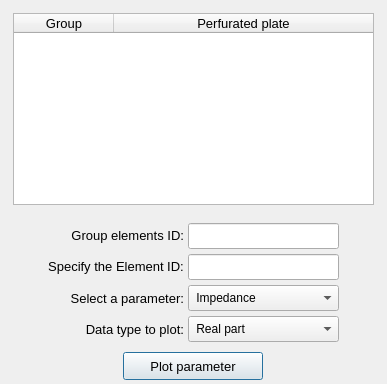
        <widget class="QWidget" name="tab_preview">
         <property name="enabled">
          <bool>true</bool>
         </property>
         <attribute name="title">
          <string>Preview</string>
         </attribute>
         <layout class="QGridLayout" name="gridLayout_12">
          <property name="leftMargin">
           <number>4</number>
          </property>
          <property name="topMargin">
           <number>4</number>
          </property>
          <property name="rightMargin">
           <number>4</number>
          </property>
          <property name="bottomMargin">
           <number>4</number>
          </property>
          <property name="spacing">
           <number>4</number>
          </property>
          <item row="2" column="0">
           <widget class="QFrame" name="frame_4">
            <property name="maximumSize">
             <size>
              <width>16777215</width>
              <height>42</height>
             </size>
            </property>
            <property name="frameShape">
             <enum>QFrame::NoFrame</enum>
            </property>
            <property name="frameShadow">
             <enum>QFrame::Raised</enum>
            </property>
            <layout class="QGridLayout" name="gridLayout_8">
             <property name="leftMargin">
              <number>0</number>
             </property>
             <property name="topMargin">
              <number>0</number>
             </property>
             <property name="rightMargin">
              <number>0</number>
             </property>
             <property name="bottomMargin">
              <number>0</number>
             </property>
             <property name="spacing">
              <number>0</number>
             </property>
             <item row="0" column="0">
              <widget class="QPushButton" name="pushButton_plot_parameter">
               <property name="minimumSize">
                <size>
                 <width>140</width>
                 <height>28</height>
                </size>
               </property>
               <property name="maximumSize">
                <size>
                 <width>140</width>
                 <height>28</height>
                </size>
               </property>
               <property name="font">
                <font>
                 <family>MS Shell Dlg 2</family>
                 <pointsize>10</pointsize>
                 <weight>50</weight>
                 <italic>false</italic>
                 <bold>false</bold>
                </font>
               </property>
               <property name="styleSheet">
                <string notr="true"/>
               </property>
               <property name="text">
                <string>Plot parameter</string>
               </property>
               <property name="autoDefault">
                <bool>false</bool>
               </property>
               <property name="default">
                <bool>true</bool>
               </property>
              </widget>
             </item>
            </layout>
           </widget>
          </item>
          <item row="1" column="0">
           <widget class="QFrame" name="frame_3">
            <property name="minimumSize">
             <size>
              <width>0</width>
              <height>130</height>
             </size>
            </property>
            <property name="maximumSize">
             <size>
              <width>16777215</width>
              <height>160</height>
             </size>
            </property>
            <property name="frameShape">
             <enum>QFrame::NoFrame</enum>
            </property>
            <property name="frameShadow">
             <enum>QFrame::Raised</enum>
            </property>
            <layout class="QGridLayout" name="gridLayout_7">
             <property name="leftMargin">
              <number>4</number>
             </property>
             <property name="topMargin">
              <number>4</number>
             </property>
             <property name="rightMargin">
              <number>4</number>
             </property>
             <property name="bottomMargin">
              <number>4</number>
             </property>
             <property name="spacing">
              <number>4</number>
             </property>
             <item row="2" column="2">
              <widget class="QComboBox" name="comboBox_parameter_to_plot">
               <property name="minimumSize">
                <size>
                 <width>0</width>
                 <height>26</height>
                </size>
               </property>
               <property name="maximumSize">
                <size>
                 <width>16777215</width>
                 <height>26</height>
                </size>
               </property>
               <item>
                <property name="text">
                 <string> Impedance</string>
                </property>
               </item>
               <item>
                <property name="text">
                 <string> Absorption coefficient</string>
                </property>
               </item>
              </widget>
             </item>
             <item row="2" column="1">
              <widget class="QLabel" name="label_7">
               <property name="minimumSize">
                <size>
                 <width>0</width>
                 <height>26</height>
                </size>
               </property>
               <property name="maximumSize">
                <size>
                 <width>16777215</width>
                 <height>26</height>
                </size>
               </property>
               <property name="font">
                <font>
                 <family>MS Shell Dlg 2</family>
                 <pointsize>10</pointsize>
                 <weight>50</weight>
                 <italic>false</italic>
                 <bold>false</bold>
                </font>
               </property>
               <property name="text">
                <string>Select a parameter:</string>
               </property>
               <property name="alignment">
                <set>Qt::AlignRight|Qt::AlignTrailing|Qt::AlignVCenter</set>
               </property>
              </widget>
             </item>
             <item row="1" column="0">
              <spacer name="horizontalSpacer_11">
               <property name="orientation">
                <enum>Qt::Horizontal</enum>
               </property>
               <property name="sizeHint" stdset="0">
                <size>
                 <width>40</width>
                 <height>20</height>
                </size>
               </property>
              </spacer>
             </item>
             <item row="1" column="3">
              <spacer name="horizontalSpacer_10">
               <property name="orientation">
                <enum>Qt::Horizontal</enum>
               </property>
               <property name="sizeHint" stdset="0">
                <size>
                 <width>40</width>
                 <height>20</height>
                </size>
               </property>
              </spacer>
             </item>
             <item row="3" column="2">
              <widget class="QComboBox" name="comboBox_data_type">
               <property name="minimumSize">
                <size>
                 <width>0</width>
                 <height>26</height>
                </size>
               </property>
               <property name="maximumSize">
                <size>
                 <width>16777215</width>
                 <height>26</height>
                </size>
               </property>
               <item>
                <property name="text">
                 <string> Real part</string>
                </property>
               </item>
               <item>
                <property name="text">
                 <string> Imaginary part</string>
                </property>
               </item>
              </widget>
             </item>
             <item row="1" column="1">
              <widget class="QLabel" name="label_3">
               <property name="minimumSize">
                <size>
                 <width>0</width>
                 <height>25</height>
                </size>
               </property>
               <property name="maximumSize">
                <size>
                 <width>16777215</width>
                 <height>25</height>
                </size>
               </property>
               <property name="font">
                <font>
                 <family>MS Shell Dlg 2</family>
                 <pointsize>10</pointsize>
                 <weight>50</weight>
                 <italic>false</italic>
                 <bold>false</bold>
                </font>
               </property>
               <property name="text">
                <string>Specify the Element ID:</string>
               </property>
               <property name="alignment">
                <set>Qt::AlignCenter</set>
               </property>
              </widget>
             </item>
             <item row="1" column="2">
              <widget class="QLineEdit" name="lineEdit_specify_element_id">
               <property name="minimumSize">
                <size>
                 <width>108</width>
                 <height>26</height>
                </size>
               </property>
               <property name="maximumSize">
                <size>
                 <width>16777215</width>
                 <height>26</height>
                </size>
               </property>
               <property name="font">
                <font>
                 <family>Arial</family>
                 <pointsize>10</pointsize>
                 <weight>50</weight>
                 <italic>false</italic>
                 <bold>false</bold>
                </font>
               </property>
               <property name="styleSheet">
                <string notr="true"/>
               </property>
               <property name="text">
                <string/>
               </property>
               <property name="alignment">
                <set>Qt::AlignCenter</set>
               </property>
              </widget>
             </item>
             <item row="0" column="1">
              <widget class="QLabel" name="label_4">
               <property name="minimumSize">
                <size>
                 <width>0</width>
                 <height>25</height>
                </size>
               </property>
               <property name="maximumSize">
                <size>
                 <width>16777215</width>
                 <height>25</height>
                </size>
               </property>
               <property name="font">
                <font>
                 <family>MS Shell Dlg 2</family>
                 <pointsize>10</pointsize>
                 <weight>50</weight>
                 <italic>false</italic>
                 <bold>false</bold>
                </font>
               </property>
               <property name="styleSheet">
                <string notr="true"/>
               </property>
               <property name="text">
                <string>Group elements ID:</string>
               </property>
               <property name="alignment">
                <set>Qt::AlignRight|Qt::AlignTrailing|Qt::AlignVCenter</set>
               </property>
              </widget>
             </item>
             <item row="3" column="1">
              <widget class="QLabel" name="label_6">
               <property name="minimumSize">
                <size>
                 <width>0</width>
                 <height>26</height>
                </size>
               </property>
               <property name="maximumSize">
                <size>
                 <width>16777215</width>
                 <height>26</height>
                </size>
               </property>
               <property name="font">
                <font>
                 <family>MS Shell Dlg 2</family>
                 <pointsize>10</pointsize>
                 <weight>50</weight>
                 <italic>false</italic>
                 <bold>false</bold>
                </font>
               </property>
               <property name="text">
                <string>Data type to plot:</string>
               </property>
               <property name="alignment">
                <set>Qt::AlignRight|Qt::AlignTrailing|Qt::AlignVCenter</set>
               </property>
              </widget>
             </item>
             <item row="0" column="2">
              <widget class="QLineEdit" name="lineEdit_element_id_plot">
               <property name="minimumSize">
                <size>
                 <width>108</width>
                 <height>26</height>
                </size>
               </property>
               <property name="maximumSize">
                <size>
                 <width>16777215</width>
                 <height>26</height>
                </size>
               </property>
               <property name="font">
                <font>
                 <family>Arial</family>
                 <pointsize>10</pointsize>
                 <weight>50</weight>
                 <italic>false</italic>
                 <bold>false</bold>
                </font>
               </property>
               <property name="styleSheet">
                <string notr="true"/>
               </property>
               <property name="text">
                <string/>
               </property>
               <property name="alignment">
                <set>Qt::AlignCenter</set>
               </property>
              </widget>
             </item>
            </layout>
           </widget>
          </item>
          <item row="0" column="0">
           <widget class="QFrame" name="frame_7">
            <property name="maximumSize">
             <size>
              <width>16777215</width>
              <height>240</height>
             </size>
            </property>
            <property name="frameShape">
             <enum>QFrame::NoFrame</enum>
            </property>
            <property name="frameShadow">
             <enum>QFrame::Raised</enum>
            </property>
            <layout class="QGridLayout" name="gridLayout_10">
             <item row="0" column="0">
              <widget class="QTreeWidget" name="treeWidget_perforated_plate_preview">
               <property name="minimumSize">
                <size>
                 <width>0</width>
                 <height>0</height>
                </size>
               </property>
               <property name="maximumSize">
                <size>
                 <width>400</width>
                 <height>400</height>
                </size>
               </property>
               <property name="font">
                <font>
                 <family>MS Shell Dlg 2</family>
                 <pointsize>9</pointsize>
                 <weight>50</weight>
                 <italic>false</italic>
                 <bold>false</bold>
                </font>
               </property>
               <property name="toolTip">
                <string>&lt;html&gt;&lt;head/&gt;&lt;body&gt;&lt;p&gt;Select a group to plot the perforated plate parameter or press double-click to get detailed information.&lt;/p&gt;&lt;/body&gt;&lt;/html&gt;</string>
               </property>
               <property name="indentation">
                <number>1</number>
               </property>
               <property name="headerHidden">
                <bool>false</bool>
               </property>
               <attribute name="headerHighlightSections">
                <bool>false</bool>
               </attribute>
               <attribute name="headerShowSortIndicator" stdset="0">
                <bool>false</bool>
               </attribute>
               <attribute name="headerStretchLastSection">
                <bool>true</bool>
               </attribute>
               <column>
                <property name="text">
                 <string>Group</string>
                </property>
                <property name="font">
                 <font>
                  <family>MS Shell Dlg 2</family>
                  <pointsize>10</pointsize>
                  <weight>50</weight>
                  <italic>false</italic>
                  <bold>false</bold>
                 </font>
                </property>
                <property name="textAlignment">
                 <set>AlignCenter</set>
                </property>
               </column>
               <column>
                <property name="text">
                 <string>Perfurated plate</string>
                </property>
                <property name="font">
                 <font>
                  <family>MS Shell Dlg 2</family>
                  <pointsize>10</pointsize>
                  <weight>50</weight>
                  <italic>false</italic>
                  <bold>false</bold>
                 </font>
                </property>
                <property name="textAlignment">
                 <set>AlignCenter</set>
                </property>
               </column>
              </widget>
             </item>
            </layout>
           </widget>
          </item>
         </layout>
        </widget>
